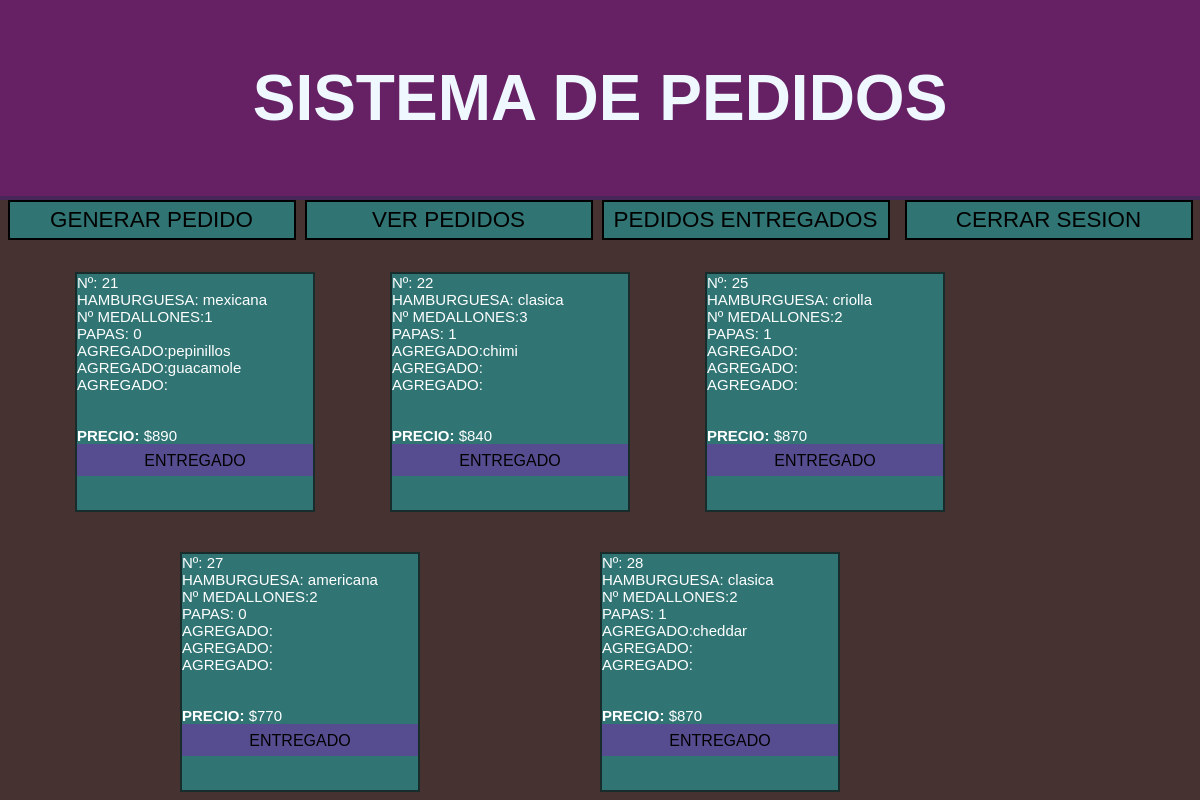
/index.php?ruta=ver_pedidos (signed in), run on the app's committed database.
### tables this page shows
CREATE TABLE `pedidos` (
  `id` int(3) NOT NULL,
  `hamburguesa` varchar(15) NOT NULL,
  `medallones` int(2) NOT NULL,
  `papas` tinyint(1) DEFAULT NULL,
  `agregado1` varchar(20) DEFAULT NULL,
  `agregado2` varchar(20) DEFAULT NULL,
  `agregado3` varchar(20) DEFAULT NULL,
  `comentarios` text DEFAULT NULL,
  `precio` int(5) NOT NULL,
  `entregado` varchar(15) NOT NULL
);

### controladores/plantilla.controlador.php (called while the page is built)
<?php
Class ControladorPlantilla{
    public function ctrGetPlantilla(){
        include "vistas/plantilla.php";
    }
}

### index.php (called while the page is built)
<?php
require_once "controladores/plantilla.controlador.php";
$plantilla = new ControladorPlantilla();
$plantilla -> ctrGetPlantilla();

### modelos/dbPedidos.php (called while the page is built, shortened)
<?php
class dbPedidos
{
    private $host = "localhost";
    private $user = "root";
    private $pass = "";
    private $db_name = "Erick_teper";
    private $conexion;
    private $error = false;
    function __construct()
    {
        $this->conexion = mysqli_connect($this->host, $this->user , $this->pass,
        $this->db_name);
    }
    public function mostrarPedidos(){
        if ($this->error==false){
            $consulta = mysqli_query($this->conexion, "SELECT * FROM pedidos WHERE entregado='procesando'");
            return $consulta;
        }else{
            return null;
        }
    }
}

### vistas/paginas/ver_pedidos.php (the view, shortened to what this page needs)
<?php
include('./modelos/dbPedidos.php');
if(isset($_SESSION['admin'])){
?>
<div class='lista_pedidos'>
<?php
$pedidos = new dbPedidos();
$consulta = $pedidos->mostrarPedidos();
while($mostrar= mysqli_fetch_assoc($consulta)){
?>
<div class="pedido_en_proceso">
    <div class='datos_cosulta'><p>Nº: <?php echo $mostrar['id']?></p></div>
    <div class='datos_cosulta'><p>HAMBURGUESA: <?php echo $mostrar['hamburguesa']?></p></div>
    <div class='datos_cosulta'><p>Nº MEDALLONES:<?php echo $mostrar['medallones']?></p></div>
    <div class='datos_cosulta'><p>PAPAS: <?php echo $mostrar['papas']?></p></div>
    <div class='datos_cosulta'><p>AGREGADO:<?php echo $mostrar['agregado1']?></p></div>
    <div class='datos_cosulta'><p>AGREGADO:<?php echo $mostrar['agregado2']?></p></div>
    <div class='datos_cosulta'><p>AGREGADO:<?php echo $mostrar['agregado3']?></p><br></div>
    <div class='datos_cosulta'><p><i><?php echo $mostrar['comentarios']?></i></p><br></div>
    <div class='datos_cosulta'><p><b>PRECIO:</b> $<?php echo $mostrar['precio']?></p></div>
    <a href="./controladores/marcar_entregado.php?id=<?php echo $mostrar['id']?>" id="boton"><p>ENTREGADO</p></a>
</div>
<?php }
}else{
    header("Location: index.php?");
}
 ?>
</div>

### vistas/plantilla.php (shortened to what this page needs)
<!DOCTYPE html>
<html lang="en">
<head>
    <link rel="stylesheet" type="text/css" href="./estilos/estilos.css">
</head>
<body>
<header>
    <div class="logo"><h1>SISTEMA DE PEDIDOS<h1> </div>
    <nav>
        <ul class="botonera">
            <li class="botones"><a class="botones_vinc" href="./index.php?ruta=formulario_pedido">GENERAR PEDIDO</a></li>
            <li class="bonotes"><a class="botones_vinc" href="./index.php?ruta=ver_pedidos">VER PEDIDOS</a></li>
            <li class="botones"><a class="botones_vinc" href="./index.php?ruta=ver_entregados">PEDIDOS ENTREGADOS</a></li>
            <li class="botones"><a class="botones_vinc" href="./index.php?ruta=cerrar_sesion">CERRAR SESION</a></li>
        </ul>
    </nav>
</header>
<section>
    <?php
    if(!$_GET){
        include "paginas/inicio_sesion.php";
    }elseif(isset($_GET["ruta"])){
            if(
              $_GET["ruta"]=="formulario_pedido" ||
              $_GET["ruta"]=="ver_pedidos" ||
             $_GET["ruta"]=="ver_entregados"||
             $_GET["ruta"]=="cerrar_sesion"
            ){
               include "paginas/" . $_GET["ruta"] . ".php";
             }else{
             include "paginas/error404.php";
            }
    }
        ?>
</section>

### estilos/estilos.css (style rules this page uses)
* { margin: 0; padding: 0; box-sizing: border-box; font-family:'Lucida Sans', 'Lucida Sans Regular', 'Lucida Grande', 'Lucida Sans Unicode', Geneva, Verdana, sans-serif; }
body { background-color: rgb(71, 50, 50); }
nav { height: 4vh; }
.logo { background-color: rgba(159, 0, 199, 0.336); height: 25vh; border-bottom: solid 4px rgba(1, 51, 58, 0.274); display: flex; justify-content: center; align-items: center; }
h1 { font-size: 4rem; color: aliceblue; font-family:'Arial Narrow Bold', sans-serif; }
.botonera { list-style-type: none; display: flex; flex-direction: row; justify-content: space-around; text-align: center; }
.botones { height: 5vh; width: 25vw; }
.botones_vinc { display: inline-block; background-color: rgba(0, 255, 255, 0.322); padding-top: 0.6vh; height: 5vh; width: 24vw; color: black; text-decoration: none; font-size: 1.4rem; border: solid 2px black; }
.lista_pedidos { width: 80vw; display: flex; flex-wrap: wrap; justify-content:space-evenly; align-items: flex-start; }
.pedido_en_proceso { background-color:rgba(0, 255, 255, 0.322); height: 30vh; width: 20vw; margin-left: 5vw; margin-top: 5vh; border: solid 2px rgba(14, 12, 12, 0.692); display: flex; flex-direction: column; }
.datos_cosulta { font-size: 15px; color: white; }
#boton { padding-top: 1vh; background-color: rgba(159, 0, 199, 0.336); text-align: center; height: 4vh; width: 100%; text-decoration: none; color: black; }

### data on the page
pedidos: id "21", hamburguesa "mexicana", medallones "1", papas "0", agregado1 "pepinillos", agregado2 "guacamole", precio "890"
pedidos: id "22", hamburguesa "clasica", medallones "3", papas "1", agregado1 "chimi", precio "840"
pedidos: id "25", hamburguesa "criolla", medallones "2", papas "1", precio "870"
pedidos: id "27", hamburguesa "americana", medallones "2", papas "0", precio "770"
pedidos: id "28", hamburguesa "clasica", medallones "2", papas "1", agregado1 "cheddar", precio "870"
